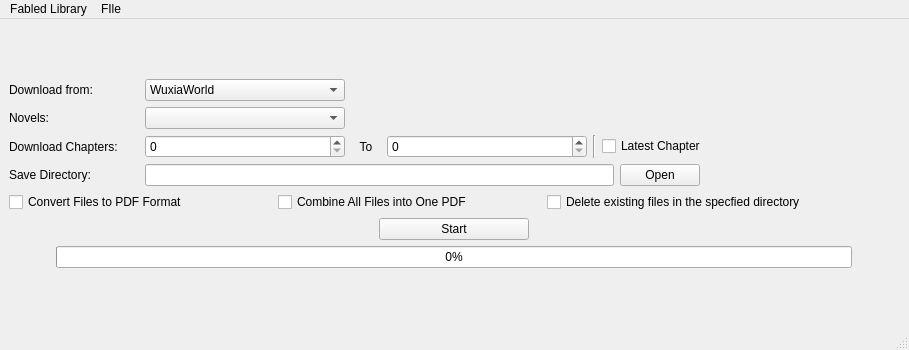
<?xml version="1.0" encoding="UTF-8"?>
<ui version="4.0">
 <class>FabledLibrary</class>
 <widget class="QMainWindow" name="FabledLibrary">
  <property name="geometry">
   <rect>
    <x>0</x>
    <y>0</y>
    <width>909</width>
    <height>350</height>
   </rect>
  </property>
  <property name="minimumSize">
   <size>
    <width>800</width>
    <height>350</height>
   </size>
  </property>
  <property name="maximumSize">
   <size>
    <width>950</width>
    <height>400</height>
   </size>
  </property>
  <property name="windowTitle">
   <string>Fabled Library</string>
  </property>
  <widget class="QWidget" name="centralwidget">
   <layout class="QVBoxLayout" name="verticalLayout_2">
    <item>
     <layout class="QVBoxLayout" name="verticalLayout">
      <item>
       <layout class="QGridLayout" name="novelSpecificationsLayout">
        <item row="2" column="1">
         <widget class="QSpinBox" name="chapterIndexStart">
          <property name="sizePolicy">
           <sizepolicy hsizetype="Maximum" vsizetype="Fixed">
            <horstretch>0</horstretch>
            <verstretch>0</verstretch>
           </sizepolicy>
          </property>
          <property name="maximumSize">
           <size>
            <width>200</width>
            <height>50</height>
           </size>
          </property>
          <property name="minimum">
           <number>0</number>
          </property>
          <property name="maximum">
           <number>10000</number>
          </property>
          <property name="value">
           <number>0</number>
          </property>
         </widget>
        </item>
        <item row="2" column="5">
         <widget class="QCheckBox" name="latestChapter">
          <property name="text">
           <string>Latest Chapter</string>
          </property>
         </widget>
        </item>
        <item row="2" column="3">
         <widget class="QSpinBox" name="chapterIndexEnd">
          <property name="sizePolicy">
           <sizepolicy hsizetype="Maximum" vsizetype="Fixed">
            <horstretch>0</horstretch>
            <verstretch>0</verstretch>
           </sizepolicy>
          </property>
          <property name="maximumSize">
           <size>
            <width>200</width>
            <height>50</height>
           </size>
          </property>
          <property name="minimum">
           <number>0</number>
          </property>
          <property name="maximum">
           <number>10000</number>
          </property>
          <property name="value">
           <number>0</number>
          </property>
         </widget>
        </item>
        <item row="2" column="2">
         <widget class="QLabel" name="label">
          <property name="sizePolicy">
           <sizepolicy hsizetype="Maximum" vsizetype="Preferred">
            <horstretch>0</horstretch>
            <verstretch>0</verstretch>
           </sizepolicy>
          </property>
          <property name="maximumSize">
           <size>
            <width>30</width>
            <height>30</height>
           </size>
          </property>
          <property name="text">
           <string>To</string>
          </property>
          <property name="alignment">
           <set>Qt::AlignCenter</set>
          </property>
          <property name="buddy">
           <cstring>chapterIndexEnd</cstring>
          </property>
         </widget>
        </item>
        <item row="1" column="0">
         <widget class="QLabel" name="novelLabel">
          <property name="text">
           <string>Novels:</string>
          </property>
          <property name="buddy">
           <cstring>novelMenu</cstring>
          </property>
         </widget>
        </item>
        <item row="0" column="1">
         <widget class="QComboBox" name="websiteMenu">
          <property name="sizePolicy">
           <sizepolicy hsizetype="Minimum" vsizetype="Fixed">
            <horstretch>0</horstretch>
            <verstretch>0</verstretch>
           </sizepolicy>
          </property>
          <property name="minimumSize">
           <size>
            <width>200</width>
            <height>0</height>
           </size>
          </property>
          <property name="maximumSize">
           <size>
            <width>200</width>
            <height>100</height>
           </size>
          </property>
          <item>
           <property name="text">
            <string>WuxiaWorld</string>
           </property>
          </item>
         </widget>
        </item>
        <item row="1" column="1">
         <widget class="QComboBox" name="novelMenu"/>
        </item>
        <item row="0" column="0">
         <widget class="QLabel" name="websiteLabel">
          <property name="sizePolicy">
           <sizepolicy hsizetype="Minimum" vsizetype="Fixed">
            <horstretch>0</horstretch>
            <verstretch>0</verstretch>
           </sizepolicy>
          </property>
          <property name="minimumSize">
           <size>
            <width>120</width>
            <height>0</height>
           </size>
          </property>
          <property name="maximumSize">
           <size>
            <width>70</width>
            <height>16777215</height>
           </size>
          </property>
          <property name="text">
           <string>Download from:</string>
          </property>
          <property name="buddy">
           <cstring>websiteMenu</cstring>
          </property>
         </widget>
        </item>
        <item row="2" column="4">
         <widget class="Line" name="line">
          <property name="orientation">
           <enum>Qt::Vertical</enum>
          </property>
         </widget>
        </item>
        <item row="2" column="0">
         <widget class="QLabel" name="chapterIndexLabel">
          <property name="sizePolicy">
           <sizepolicy hsizetype="Minimum" vsizetype="Preferred">
            <horstretch>0</horstretch>
            <verstretch>0</verstretch>
           </sizepolicy>
          </property>
          <property name="minimumSize">
           <size>
            <width>130</width>
            <height>0</height>
           </size>
          </property>
          <property name="text">
           <string>Download Chapters: </string>
          </property>
          <property name="buddy">
           <cstring>chapterIndexStart</cstring>
          </property>
         </widget>
        </item>
       </layout>
      </item>
      <item>
       <layout class="QGridLayout" name="saveSpecificationsLayout">
        <item row="0" column="0">
         <widget class="QLabel" name="saveDirectoryLabel">
          <property name="sizePolicy">
           <sizepolicy hsizetype="Maximum" vsizetype="Preferred">
            <horstretch>0</horstretch>
            <verstretch>0</verstretch>
           </sizepolicy>
          </property>
          <property name="minimumSize">
           <size>
            <width>130</width>
            <height>0</height>
           </size>
          </property>
          <property name="maximumSize">
           <size>
            <width>70</width>
            <height>50</height>
           </size>
          </property>
          <property name="text">
           <string>Save Directory:</string>
          </property>
          <property name="buddy">
           <cstring>directoryPath</cstring>
          </property>
         </widget>
        </item>
        <item row="0" column="2">
         <widget class="QPushButton" name="openDirectory">
          <property name="maximumSize">
           <size>
            <width>100</width>
            <height>16777215</height>
           </size>
          </property>
          <property name="text">
           <string>Open</string>
          </property>
         </widget>
        </item>
        <item row="0" column="1">
         <widget class="QLineEdit" name="directoryPath"/>
        </item>
        <item row="0" column="3">
         <spacer name="horizontalSpacer">
          <property name="orientation">
           <enum>Qt::Horizontal</enum>
          </property>
          <property name="sizeType">
           <enum>QSizePolicy::Maximum</enum>
          </property>
          <property name="sizeHint" stdset="0">
           <size>
            <width>200</width>
            <height>20</height>
           </size>
          </property>
         </spacer>
        </item>
       </layout>
      </item>
      <item>
       <layout class="QGridLayout" name="conversionsSpecificationsLayout">
        <item row="0" column="1">
         <widget class="QCheckBox" name="combinePDF">
          <property name="text">
           <string>Combine All Files into One PDF</string>
          </property>
         </widget>
        </item>
        <item row="0" column="0">
         <widget class="QCheckBox" name="convertPDF">
          <property name="text">
           <string>Convert Files to PDF Format</string>
          </property>
         </widget>
        </item>
        <item row="0" column="3">
         <spacer name="horizontalSpacer_2">
          <property name="orientation">
           <enum>Qt::Horizontal</enum>
          </property>
          <property name="sizeType">
           <enum>QSizePolicy::Maximum</enum>
          </property>
          <property name="sizeHint" stdset="0">
           <size>
            <width>90</width>
            <height>20</height>
           </size>
          </property>
         </spacer>
        </item>
        <item row="0" column="2">
         <widget class="QCheckBox" name="deleteFiles">
          <property name="text">
           <string>Delete existing files in the specfied directory</string>
          </property>
         </widget>
        </item>
       </layout>
      </item>
      <item>
       <layout class="QGridLayout" name="startLayout">
        <item row="1" column="0">
         <spacer name="horizontalSpacer_3">
          <property name="orientation">
           <enum>Qt::Horizontal</enum>
          </property>
          <property name="sizeType">
           <enum>QSizePolicy::Maximum</enum>
          </property>
          <property name="sizeHint" stdset="0">
           <size>
            <width>270</width>
            <height>20</height>
           </size>
          </property>
         </spacer>
        </item>
        <item row="1" column="1">
         <widget class="QPushButton" name="startButton">
          <property name="maximumSize">
           <size>
            <width>150</width>
            <height>16777215</height>
           </size>
          </property>
          <property name="layoutDirection">
           <enum>Qt::LeftToRight</enum>
          </property>
          <property name="autoFillBackground">
           <bool>false</bool>
          </property>
          <property name="text">
           <string>Start</string>
          </property>
         </widget>
        </item>
        <item row="1" column="2">
         <spacer name="horizontalSpacer_4">
          <property name="orientation">
           <enum>Qt::Horizontal</enum>
          </property>
          <property name="sizeType">
           <enum>QSizePolicy::Maximum</enum>
          </property>
          <property name="sizeHint" stdset="0">
           <size>
            <width>270</width>
            <height>20</height>
           </size>
          </property>
         </spacer>
        </item>
        <item row="2" column="0" colspan="3">
         <widget class="QProgressBar" name="progressBar">
          <property name="value">
           <number>0</number>
          </property>
         </widget>
        </item>
       </layout>
      </item>
     </layout>
    </item>
   </layout>
  </widget>
  <widget class="QMenuBar" name="menubar">
   <property name="geometry">
    <rect>
     <x>0</x>
     <y>0</y>
     <width>909</width>
     <height>22</height>
    </rect>
   </property>
   <widget class="QMenu" name="menuFIle">
    <property name="title">
     <string>FIle</string>
    </property>
    <addaction name="actionOpen"/>
    <addaction name="separator"/>
    <addaction name="actionResume"/>
    <addaction name="actionPause"/>
    <addaction name="actionStop"/>
   </widget>
   <widget class="QMenu" name="menuFabled_Library">
    <property name="title">
     <string>Fabled Library</string>
    </property>
    <widget class="QMenu" name="menuPreferences">
     <property name="title">
      <string>Preferences</string>
     </property>
     <addaction name="actionDark_Mode_2"/>
     <addaction name="actionLight_Mode"/>
    </widget>
    <addaction name="menuPreferences"/>
   </widget>
   <addaction name="menuFabled_Library"/>
   <addaction name="menuFIle"/>
  </widget>
  <widget class="QStatusBar" name="statusbar"/>
  <action name="actionOpen">
   <property name="text">
    <string>Open</string>
   </property>
  </action>
  <action name="actionStop">
   <property name="text">
    <string>Cancel</string>
   </property>
  </action>
  <action name="actionResume">
   <property name="text">
    <string>Resume</string>
   </property>
  </action>
  <action name="actionPause">
   <property name="text">
    <string>Pause</string>
   </property>
  </action>
  <action name="actionDark_Mode_2">
   <property name="text">
    <string>Dark Mode</string>
   </property>
  </action>
  <action name="actionLight_Mode">
   <property name="text">
    <string>Light Mode</string>
   </property>
  </action>
 </widget>
 <tabstops>
  <tabstop>websiteMenu</tabstop>
  <tabstop>novelMenu</tabstop>
  <tabstop>chapterIndexStart</tabstop>
  <tabstop>chapterIndexEnd</tabstop>
  <tabstop>latestChapter</tabstop>
  <tabstop>directoryPath</tabstop>
  <tabstop>openDirectory</tabstop>
  <tabstop>convertPDF</tabstop>
  <tabstop>combinePDF</tabstop>
  <tabstop>startButton</tabstop>
 </tabstops>
 <resources/>
 <connections/>
</ui>
